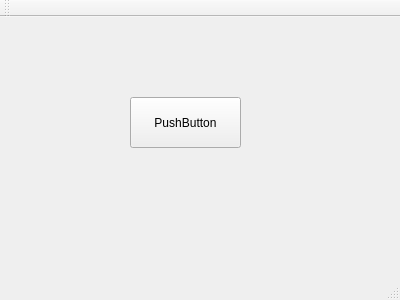
<?xml version="1.0" encoding="UTF-8"?>
<ui version="4.0">
 <class>MainWindow</class>
 <widget class="QMainWindow" name="MainWindow">
  <property name="geometry">
   <rect>
    <x>0</x>
    <y>0</y>
    <width>400</width>
    <height>300</height>
   </rect>
  </property>
  <property name="windowTitle">
   <string>MainWindow</string>
  </property>
  <widget class="QWidget" name="centralWidget">
   <widget class="QPushButton" name="pushButton">
    <property name="geometry">
     <rect>
      <x>130</x>
      <y>80</y>
      <width>111</width>
      <height>51</height>
     </rect>
    </property>
    <property name="text">
     <string>PushButton</string>
    </property>
   </widget>
  </widget>
  <widget class="QMenuBar" name="menuBar">
   <property name="geometry">
    <rect>
     <x>0</x>
     <y>0</y>
     <width>400</width>
     <height>21</height>
    </rect>
   </property>
  </widget>
  <widget class="QToolBar" name="mainToolBar">
   <attribute name="toolBarArea">
    <enum>TopToolBarArea</enum>
   </attribute>
   <attribute name="toolBarBreak">
    <bool>false</bool>
   </attribute>
  </widget>
  <widget class="QStatusBar" name="statusBar"/>
 </widget>
 <layoutdefault spacing="6" margin="11"/>
 <resources/>
 <connections/>
</ui>
